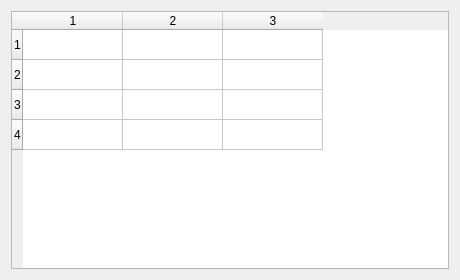
<?xml version="1.0" encoding="UTF-8"?>
<ui version="4.0"><class>Dialog</class><widget class="QDialog" name="Dialog"><property name="geometry"><rect><x>0</x><y>0</y><width>460</width><height>280</height></rect></property><property name="windowTitle"><string>#088 tables/173_size_4x3</string></property><layout class="QVBoxLayout" name="verticalLayout"><property name="leftMargin"><number>11</number></property><property name="topMargin"><number>11</number></property><property name="rightMargin"><number>11</number></property><property name="bottomMargin"><number>11</number></property><property name="spacing"><number>6</number></property><item><widget class="QTableWidget" name="table"><property name="rowCount"><number>4</number></property><property name="columnCount"><number>3</number></property></widget></item></layout></widget></ui>
